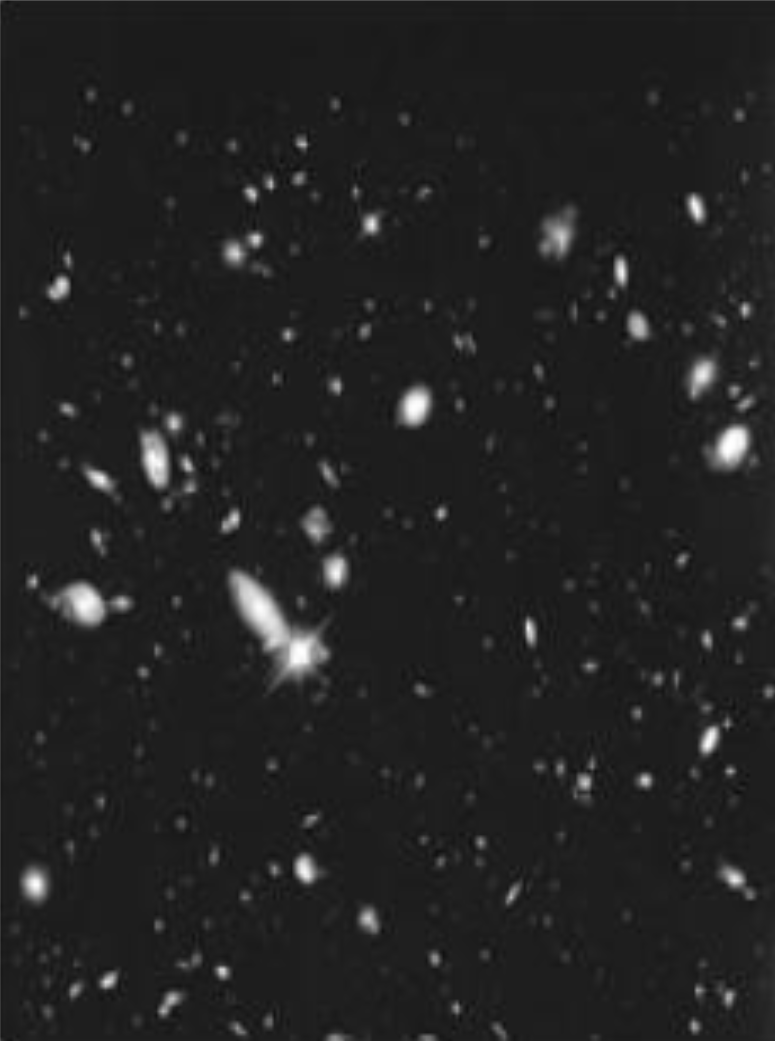
#> input picture tp3/image_sources/stars.png, 775 x 1041 px
$ python ej2.py
#> lines starting #> are read from the running program, lines starting #| are printed output that depends on the picture; after the words box and inside, x2 and y2 are one past the last pixel; in counts of white or black regions, pixels touching at a corner belong together
import cv2
import numpy as np

# Load the image
image = cv2.imread('../image_sources/stars.png')
#> image is the input picture: shape (1041, 775, 3); min 11, max 255, mean 34.6


# Apply Gaussian blur to the image
k_size = (15, 15)  # Kernel size, adjust as needed
blurred_image = cv2.GaussianBlur(image, k_size, 0)
cv2.imwrite(f"./results/low_pass_filtered_image{15}.jpg", blurred_image)

# Calculate the threshold value as a percentage of the maximum pixel value
percentage_threshold = 25
max_pixel_value = 255  # Assuming 8-bit grayscale image
threshold_value = (percentage_threshold / 100) * max_pixel_value

# Apply thresholding
_, thresholded_image = cv2.threshold(image, threshold_value, max_pixel_value, cv2.THRESH_BINARY)
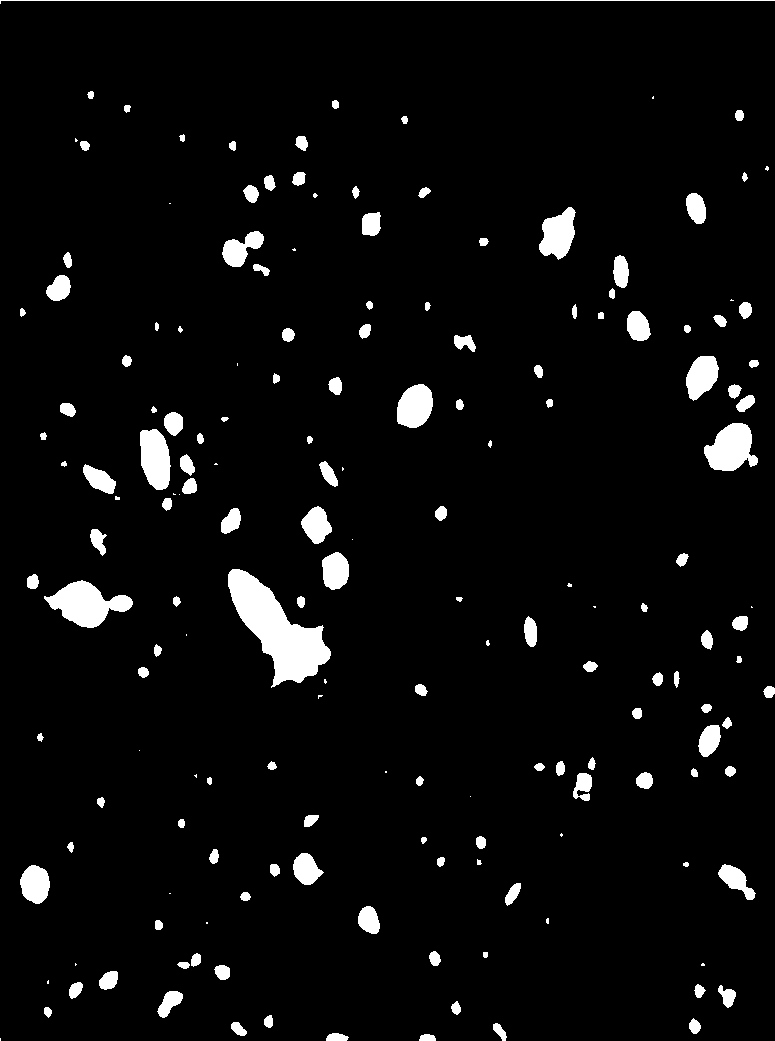
#> thresholded_image: shape (1041, 775, 3); 4.5% white; 175 white regions (33 under 20 px), largest, box (x1, y1, x2, y2) and area: (228, 569, 331, 688) 5353, (44, 580, 133, 628) 2253, (704, 423, 758, 471) 1748

# Save the thresholded image
cv2.imwrite('./results/thresholded_image.jpg', thresholded_image)
